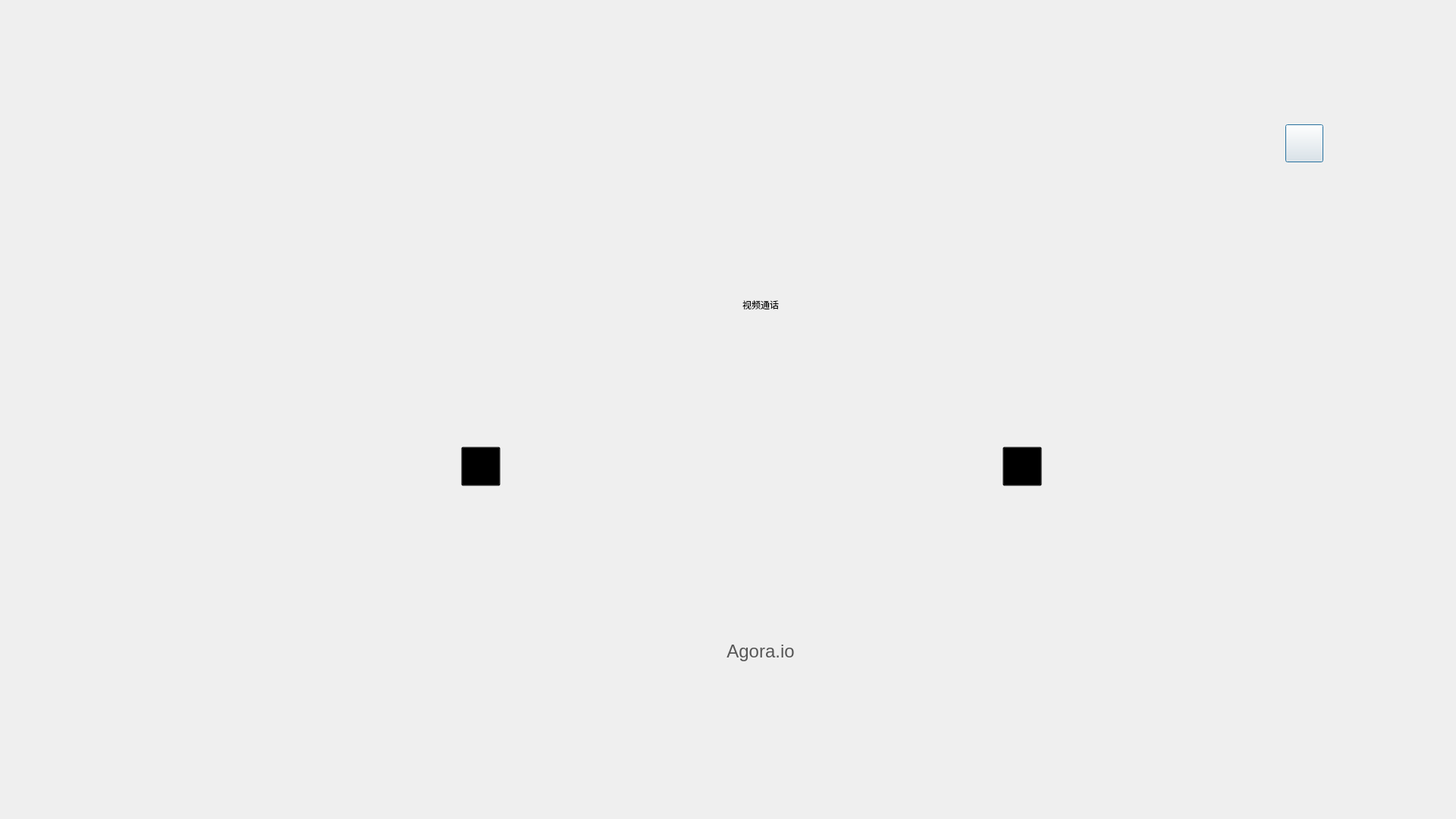
<?xml version="1.0" encoding="UTF-8"?>
<ui version="4.0">
 <class>DlgExtend</class>
 <widget class="QDialog" name="DlgExtend">
  <property name="geometry">
   <rect>
    <x>0</x>
    <y>0</y>
    <width>1920</width>
    <height>1080</height>
   </rect>
  </property>
  <property name="sizePolicy">
   <sizepolicy hsizetype="Ignored" vsizetype="Ignored">
    <horstretch>0</horstretch>
    <verstretch>0</verstretch>
   </sizepolicy>
  </property>
  <property name="minimumSize">
   <size>
    <width>960</width>
    <height>540</height>
   </size>
  </property>
  <property name="maximumSize">
   <size>
    <width>3840</width>
    <height>2160</height>
   </size>
  </property>
  <property name="windowTitle">
   <string>AgoraCourse</string>
  </property>
  <property name="styleSheet">
   <string notr="true"/>
  </property>
  <property name="sizeGripEnabled">
   <bool>false</bool>
  </property>
  <widget class="QWidget" name="horizontalLayoutWidget">
   <property name="geometry">
    <rect>
     <x>0</x>
     <y>0</y>
     <width>2017</width>
     <height>1080</height>
    </rect>
   </property>
   <layout class="QVBoxLayout" name="verticalLayout">
    <property name="spacing">
     <number>0</number>
    </property>
    <property name="sizeConstraint">
     <enum>QLayout::SetNoConstraint</enum>
    </property>
    <property name="leftMargin">
     <number>0</number>
    </property>
    <property name="topMargin">
     <number>0</number>
    </property>
    <item>
     <layout class="QHBoxLayout" name="horizontalLayout_titleButton" stretch="0,0,0,0">
      <property name="spacing">
       <number>26</number>
      </property>
      <property name="sizeConstraint">
       <enum>QLayout::SetDefaultConstraint</enum>
      </property>
      <property name="leftMargin">
       <number>1692</number>
      </property>
      <property name="topMargin">
       <number>10</number>
      </property>
      <property name="rightMargin">
       <number>20</number>
      </property>
      <property name="bottomMargin">
       <number>0</number>
      </property>
      <item>
       <widget class="QPushButton" name="settingsButton">
        <property name="sizePolicy">
         <sizepolicy hsizetype="Ignored" vsizetype="Ignored">
          <horstretch>0</horstretch>
          <verstretch>0</verstretch>
         </sizepolicy>
        </property>
        <property name="minimumSize">
         <size>
          <width>50</width>
          <height>50</height>
         </size>
        </property>
        <property name="maximumSize">
         <size>
          <width>50</width>
          <height>50</height>
         </size>
        </property>
        <property name="styleSheet">
         <string notr="true">QPushButton#settingsButton{
    background-image: url(:/AgoraCourse/Resources/dualTeacher/);
    border-image: url(:/AgoraCourse/Resources/dualTeacher/setting.png);
    background-color:rgba(0,0,0,0);
}
QPushButton#settingsButton:hover {
     border-image: url(:/AgoraCourse/Resources/dualTeacher/setting.png);
     background-color:rgba(0,0,0,0);
     border: none;
}
QPushButton#settingsButton:pressed {
     border-image: url(:/AgoraCourse/Resources/dualTeacher/setting.png);
     background-color:rgba(0,0,0,0);
     border: none;
};</string>
        </property>
        <property name="text">
         <string/>
        </property>
       </widget>
      </item>
      <item>
       <widget class="QPushButton" name="maxButton">
        <property name="sizePolicy">
         <sizepolicy hsizetype="Preferred" vsizetype="Preferred">
          <horstretch>50</horstretch>
          <verstretch>50</verstretch>
         </sizepolicy>
        </property>
        <property name="minimumSize">
         <size>
          <width>50</width>
          <height>50</height>
         </size>
        </property>
        <property name="maximumSize">
         <size>
          <width>50</width>
          <height>50</height>
         </size>
        </property>
        <property name="styleSheet">
         <string notr="true">QPushButton#maxButton{
    border-image: url(:/AgoraCourse/Resources/dualTeacher/change-glbbtn.png);
    background-image: url(:/AgoraCourse/Resources/dualTeacher/);
    background-color:rgba(0,0,0,0);
}
QPushButton#maxButton:hover {
     border-image: url(:/AgoraCourse/Resources/dualTeacher/change-glbbtn.png);
    background-color:rgba(0,0,0,0);
}
QPushButton#maxButton:pressed {
    border-image: url(:/AgoraCourse/Resources/dualTeacher/change-glbbtn.png);
     background-color:rgba(0,0,0,0);
};
</string>
        </property>
        <property name="text">
         <string/>
        </property>
        <property name="iconSize">
         <size>
          <width>18</width>
          <height>18</height>
         </size>
        </property>
        <property name="autoDefault">
         <bool>false</bool>
        </property>
        <property name="flat">
         <bool>true</bool>
        </property>
       </widget>
      </item>
      <item>
       <widget class="QPushButton" name="minButton">
        <property name="sizePolicy">
         <sizepolicy hsizetype="Ignored" vsizetype="Ignored">
          <horstretch>0</horstretch>
          <verstretch>0</verstretch>
         </sizepolicy>
        </property>
        <property name="minimumSize">
         <size>
          <width>50</width>
          <height>50</height>
         </size>
        </property>
        <property name="maximumSize">
         <size>
          <width>50</width>
          <height>50</height>
         </size>
        </property>
        <property name="styleSheet">
         <string notr="true">QPushButton#minButton{
    border-image: url(:/AgoraCourse/Resources/dualTeacher/mix-glbbtn.png); 
    background-image: url(:/AgoraCourse/Resources/dualTeacher/);
    background-color:rgba(0,0,0,0);
}
QPushButton#minButton:hover {
     background-color:rgba(0,0,0,0);
         border-image: url(:/AgoraCourse/Resources/dualTeacher/mix-glbbtn.png); 
}
QPushButton#minButton:pressed {
    background-color:rgba(0,0,0,0);
    border-image: url(:/AgoraCourse/Resources/dualTeacher/mix-glbbtn.png); 
};
</string>
        </property>
        <property name="text">
         <string/>
        </property>
        <property name="iconSize">
         <size>
          <width>18</width>
          <height>18</height>
         </size>
        </property>
        <property name="autoDefault">
         <bool>false</bool>
        </property>
        <property name="flat">
         <bool>true</bool>
        </property>
       </widget>
      </item>
      <item>
       <widget class="QPushButton" name="closeButton">
        <property name="sizePolicy">
         <sizepolicy hsizetype="Preferred" vsizetype="Preferred">
          <horstretch>0</horstretch>
          <verstretch>0</verstretch>
         </sizepolicy>
        </property>
        <property name="minimumSize">
         <size>
          <width>50</width>
          <height>50</height>
         </size>
        </property>
        <property name="maximumSize">
         <size>
          <width>50</width>
          <height>50</height>
         </size>
        </property>
        <property name="styleSheet">
         <string notr="true">QPushButton#closeButton{
    border-image: url(:/AgoraCourse/Resources/dualTeacher/closes-glbbtn.png);
    background-image: url(:/AgoraCourse/Resources/dualTeacher/);
   background-color:rgba(0,0,0,0);
}
QPushButton#closeButton:hover {
    background-color:rgba(0,0,0,0);
    background-image: url(:/AgoraCourse/Resources/dualTeacher/);
}
QPushButton#closeButton:pressed {
    background-color:rgba(0,0,0,0);
    background-image: url(:/AgoraCourse/Resources/dualTeacher/);
};</string>
        </property>
        <property name="text">
         <string/>
        </property>
        <property name="iconSize">
         <size>
          <width>50</width>
          <height>16</height>
         </size>
        </property>
        <property name="autoDefault">
         <bool>false</bool>
        </property>
        <property name="flat">
         <bool>true</bool>
        </property>
       </widget>
      </item>
     </layout>
    </item>
    <item>
     <layout class="QHBoxLayout" name="horizontalLayout_Title">
      <property name="spacing">
       <number>0</number>
      </property>
      <property name="sizeConstraint">
       <enum>QLayout::SetDefaultConstraint</enum>
      </property>
      <property name="leftMargin">
       <number>0</number>
      </property>
      <property name="topMargin">
       <number>0</number>
      </property>
      <property name="rightMargin">
       <number>0</number>
      </property>
      <property name="bottomMargin">
       <number>0</number>
      </property>
      <item alignment="Qt::AlignHCenter">
       <widget class="QLabel" name="labTitle">
        <property name="enabled">
         <bool>true</bool>
        </property>
        <property name="sizePolicy">
         <sizepolicy hsizetype="Ignored" vsizetype="Ignored">
          <horstretch>0</horstretch>
          <verstretch>0</verstretch>
         </sizepolicy>
        </property>
        <property name="minimumSize">
         <size>
          <width>192</width>
          <height>67</height>
         </size>
        </property>
        <property name="maximumSize">
         <size>
          <width>192</width>
          <height>67</height>
         </size>
        </property>
        <property name="font">
         <font>
          <bold>false</bold>
         </font>
        </property>
        <property name="layoutDirection">
         <enum>Qt::LeftToRight</enum>
        </property>
        <property name="styleSheet">
         <string notr="true">QLabel#labSetting{
font-size: 48px;
background-image: url(:/AgoraCourse/Resources/dualTeacher/);
font-family: PingFangSC-Medium, PingFang SC;
font-weight: 500;
color: #000000;
line-height: 67px;
}</string>
        </property>
        <property name="lineWidth">
         <number>0</number>
        </property>
        <property name="text">
         <string>视频通话</string>
        </property>
        <property name="scaledContents">
         <bool>true</bool>
        </property>
        <property name="alignment">
         <set>Qt::AlignCenter</set>
        </property>
       </widget>
      </item>
     </layout>
    </item>
    <item>
     <layout class="QHBoxLayout" name="horizontalLayout_Mid">
      <property name="leftMargin">
       <number>98</number>
      </property>
      <property name="rightMargin">
       <number>120</number>
      </property>
      <item>
       <widget class="QPushButton" name="btnPrePage">
        <property name="minimumSize">
         <size>
          <width>52</width>
          <height>52</height>
         </size>
        </property>
        <property name="maximumSize">
         <size>
          <width>52</width>
          <height>52</height>
         </size>
        </property>
        <property name="styleSheet">
         <string notr="true"> background-color:rgba(0,0,0,0)</string>
        </property>
        <property name="text">
         <string/>
        </property>
       </widget>
      </item>
      <item>
       <layout class="QVBoxLayout" name="verticalLayout_Widget">
        <property name="spacing">
         <number>36</number>
        </property>
        <property name="leftMargin">
         <number>73</number>
        </property>
        <property name="rightMargin">
         <number>73</number>
        </property>
        <property name="bottomMargin">
         <number>0</number>
        </property>
        <item>
         <layout class="QHBoxLayout" name="horizontalLayout_Row1">
          <property name="spacing">
           <number>36</number>
          </property>
         </layout>
        </item>
        <item>
         <layout class="QHBoxLayout" name="horizontalLayoutRow2">
          <property name="spacing">
           <number>36</number>
          </property>
         </layout>
        </item>
       </layout>
      </item>
      <item>
       <widget class="QPushButton" name="btnNextPage">
        <property name="minimumSize">
         <size>
          <width>52</width>
          <height>52</height>
         </size>
        </property>
        <property name="maximumSize">
         <size>
          <width>52</width>
          <height>52</height>
         </size>
        </property>
        <property name="styleSheet">
         <string notr="true"> background-color:rgba(0,0,0,0);</string>
        </property>
        <property name="text">
         <string/>
        </property>
       </widget>
      </item>
     </layout>
    </item>
    <item>
     <layout class="QHBoxLayout" name="horizontalLayout_2">
      <property name="spacing">
       <number>0</number>
      </property>
      <property name="leftMargin">
       <number>0</number>
      </property>
      <property name="topMargin">
       <number>18</number>
      </property>
      <property name="rightMargin">
       <number>0</number>
      </property>
      <property name="bottomMargin">
       <number>40</number>
      </property>
      <item alignment="Qt::AlignHCenter">
       <widget class="QLabel" name="label">
        <property name="sizePolicy">
         <sizepolicy hsizetype="Ignored" vsizetype="Ignored">
          <horstretch>0</horstretch>
          <verstretch>0</verstretch>
         </sizepolicy>
        </property>
        <property name="minimumSize">
         <size>
          <width>0</width>
          <height>20</height>
         </size>
        </property>
        <property name="maximumSize">
         <size>
          <width>200</width>
          <height>60</height>
         </size>
        </property>
        <property name="styleSheet">
         <string notr="true">font-size: 24px;
font-family: Helvetica;
color: #575757;
line-height: 29px;
background-color: rgba(0, 0, 0, 0);
border-image: url(:/AgoraCourse/Resources/dualTeacher);</string>
        </property>
        <property name="text">
         <string>Agora.io</string>
        </property>
        <property name="alignment">
         <set>Qt::AlignBottom|Qt::AlignHCenter</set>
        </property>
       </widget>
      </item>
     </layout>
    </item>
   </layout>
  </widget>
 </widget>
 <layoutdefault spacing="6" margin="11"/>
 <resources>
  <include location="agoracourse.qrc"/>
 </resources>
 <connections/>
</ui>
